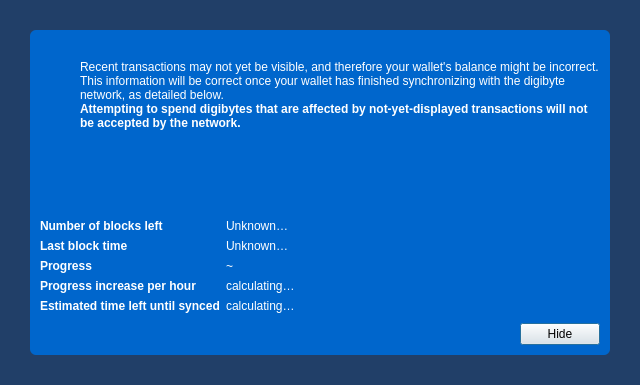
<?xml version="1.0" encoding="UTF-8"?>
<ui version="4.0">
 <class>ModalOverlay</class>
 <widget class="QWidget" name="ModalOverlay">
  <property name="geometry">
   <rect>
    <x>0</x>
    <y>0</y>
    <width>640</width>
    <height>385</height>
   </rect>
  </property>
  <property name="windowTitle">
   <string>Form</string>
  </property>
  <layout class="QVBoxLayout" name="verticalLayout" stretch="0">
   <property name="sizeConstraint">
    <enum>QLayout::SetDefaultConstraint</enum>
   </property>
   <property name="leftMargin">
    <number>0</number>
   </property>
   <property name="topMargin">
    <number>0</number>
   </property>
   <property name="rightMargin">
    <number>0</number>
   </property>
   <property name="bottomMargin">
    <number>0</number>
   </property>
   <item>
    <widget class="QWidget" name="bgWidget" native="true">
     <property name="styleSheet">
      <string notr="true">#bgWidget { background: rgba(0,35,82,220); }</string>
     </property>
     <layout class="QVBoxLayout" name="verticalLayoutMain" stretch="1">
      <property name="leftMargin">
       <number>30</number>
      </property>
      <property name="topMargin">
       <number>30</number>
      </property>
      <property name="rightMargin">
       <number>30</number>
      </property>
      <property name="bottomMargin">
       <number>30</number>
      </property>
      <item>
       <widget class="QWidget" name="contentWidget" native="true">
        <property name="styleSheet">
         <string notr="true">#contentWidget { background: #0066CC; border-radius: 6px; }

QLabel { color: #ffffff;  }</string>
        </property>
        <layout class="QVBoxLayout" name="verticalLayoutSub" stretch="1,0,0,0">
         <property name="spacing">
          <number>0</number>
         </property>
         <property name="leftMargin">
          <number>10</number>
         </property>
         <property name="topMargin">
          <number>10</number>
         </property>
         <property name="rightMargin">
          <number>10</number>
         </property>
         <property name="bottomMargin">
          <number>10</number>
         </property>
         <item>
          <layout class="QHBoxLayout" name="horizontalLayoutIconText" stretch="0,1">
           <property name="topMargin">
            <number>20</number>
           </property>
           <item>
            <layout class="QVBoxLayout" name="verticalLayoutIcon">
             <property name="leftMargin">
              <number>0</number>
             </property>
             <item>
              <widget class="QPushButton" name="warningIcon">
               <property name="enabled">
                <bool>false</bool>
               </property>
               <property name="text">
                <string/>
               </property>
               <property name="icon">
                <iconset>
                 <normaloff>:/icons/warning</normaloff>
                 <disabledoff>:/icons/warning</disabledoff>:/icons/warning</iconset>
               </property>
               <property name="iconSize">
                <size>
                 <width>48</width>
                 <height>48</height>
                </size>
               </property>
               <property name="flat">
                <bool>true</bool>
               </property>
              </widget>
             </item>
             <item>
              <spacer name="verticalSpacerWarningIcon">
               <property name="orientation">
                <enum>Qt::Vertical</enum>
               </property>
               <property name="sizeHint" stdset="0">
                <size>
                 <width>20</width>
                 <height>40</height>
                </size>
               </property>
              </spacer>
             </item>
            </layout>
           </item>
           <item>
            <layout class="QVBoxLayout" name="verticalLayoutInfoText">
             <property name="leftMargin">
              <number>0</number>
             </property>
             <property name="topMargin">
              <number>0</number>
             </property>
             <item>
              <widget class="QLabel" name="infoText">
               <property name="text">
                <string>Recent transactions may not yet be visible, and therefore your wallet's balance might be incorrect. This information will be correct once your wallet has finished synchronizing with the digibyte network, as detailed below.</string>
               </property>
               <property name="textFormat">
                <enum>Qt::RichText</enum>
               </property>
               <property name="wordWrap">
                <bool>true</bool>
               </property>
              </widget>
             </item>
             <item>
              <widget class="QLabel" name="infoTextStrong">
               <property name="font">
                <font>
                 <weight>75</weight>
                 <bold>true</bold>
                </font>
               </property>
               <property name="text">
                <string>Attempting to spend digibytes that are affected by not-yet-displayed transactions will not be accepted by the network.</string>
               </property>
               <property name="textFormat">
                <enum>Qt::RichText</enum>
               </property>
               <property name="wordWrap">
                <bool>true</bool>
               </property>
              </widget>
             </item>
             <item>
              <spacer name="verticalSpacerInTextSpace">
               <property name="orientation">
                <enum>Qt::Vertical</enum>
               </property>
               <property name="sizeHint" stdset="0">
                <size>
                 <width>20</width>
                 <height>40</height>
                </size>
               </property>
              </spacer>
             </item>
            </layout>
           </item>
          </layout>
         </item>
         <item>
          <spacer name="verticalSpacerAfterText">
           <property name="orientation">
            <enum>Qt::Vertical</enum>
           </property>
           <property name="sizeHint" stdset="0">
            <size>
             <width>20</width>
             <height>40</height>
            </size>
           </property>
          </spacer>
         </item>
         <item>
          <layout class="QFormLayout" name="formLayout">
           <property name="fieldGrowthPolicy">
            <enum>QFormLayout::FieldsStayAtSizeHint</enum>
           </property>
           <property name="horizontalSpacing">
            <number>6</number>
           </property>
           <property name="verticalSpacing">
            <number>6</number>
           </property>
           <property name="topMargin">
            <number>10</number>
           </property>
           <item row="0" column="0">
            <widget class="QLabel" name="labelNumberOfBlocksLeft">
             <property name="font">
              <font>
               <weight>75</weight>
               <bold>true</bold>
              </font>
             </property>
             <property name="text">
              <string>Number of blocks left</string>
             </property>
            </widget>
           </item>
           <item row="0" column="1">
            <widget class="QLabel" name="numberOfBlocksLeft">
             <property name="text">
              <string>Unknown…</string>
             </property>
            </widget>
           </item>
           <item row="1" column="0">
            <widget class="QLabel" name="labelLastBlockTime">
             <property name="font">
              <font>
               <weight>75</weight>
               <bold>true</bold>
              </font>
             </property>
             <property name="text">
              <string>Last block time</string>
             </property>
            </widget>
           </item>
           <item row="1" column="1">
            <widget class="QLabel" name="newestBlockDate">
             <property name="sizePolicy">
              <sizepolicy hsizetype="Maximum" vsizetype="Preferred">
               <horstretch>0</horstretch>
               <verstretch>0</verstretch>
              </sizepolicy>
             </property>
             <property name="text">
              <string>Unknown…</string>
             </property>
            </widget>
           </item>
           <item row="2" column="0">
            <widget class="QLabel" name="labelSyncDone">
             <property name="font">
              <font>
               <weight>75</weight>
               <bold>true</bold>
              </font>
             </property>
             <property name="text">
              <string>Progress</string>
             </property>
            </widget>
           </item>
           <item row="2" column="1">
            <layout class="QHBoxLayout" name="horizontalLayoutSync" stretch="0,1">
             <item>
              <widget class="QLabel" name="percentageProgress">
               <property name="text">
                <string notr="true">~</string>
               </property>
              </widget>
             </item>
            </layout>
           </item>
           <item row="4" column="0">
            <widget class="QLabel" name="labelProgressIncrease">
             <property name="font">
              <font>
               <weight>75</weight>
               <bold>true</bold>
              </font>
             </property>
             <property name="text">
              <string>Progress increase per hour</string>
             </property>
            </widget>
           </item>
           <item row="4" column="1">
            <widget class="QLabel" name="progressIncreasePerH">
             <property name="text">
              <string>calculating…</string>
             </property>
            </widget>
           </item>
           <item row="5" column="0">
            <widget class="QLabel" name="labelEstimatedTimeLeft">
             <property name="font">
              <font>
               <weight>75</weight>
               <bold>true</bold>
              </font>
             </property>
             <property name="text">
              <string>Estimated time left until synced</string>
             </property>
            </widget>
           </item>
           <item row="5" column="1">
            <widget class="QLabel" name="expectedTimeLeft">
             <property name="text">
              <string>calculating…</string>
             </property>
            </widget>
           </item>
          </layout>
         </item>
         <item>
          <layout class="QHBoxLayout" name="horizontalLayoutButtons">
           <property name="leftMargin">
            <number>10</number>
           </property>
           <property name="topMargin">
            <number>10</number>
           </property>
           <item>
            <spacer name="horizontalSpacer">
             <property name="orientation">
              <enum>Qt::Horizontal</enum>
             </property>
             <property name="sizeHint" stdset="0">
              <size>
               <width>40</width>
               <height>20</height>
              </size>
             </property>
            </spacer>
           </item>
           <item>
            <widget class="QPushButton" name="closeButton">
             <property name="text">
              <string>Hide</string>
             </property>
             <property name="shortcut">
              <string>Esc</string>
             </property>
             <property name="focusPolicy">
              <enum>Qt::StrongFocus</enum>
             </property>
             <property name="default">
              <bool>true</bool>
             </property>
            </widget>
           </item>
          </layout>
         </item>
        </layout>
       </widget>
      </item>
     </layout>
    </widget>
   </item>
  </layout>
 </widget>
 <resources/>
 <connections/>
</ui>
